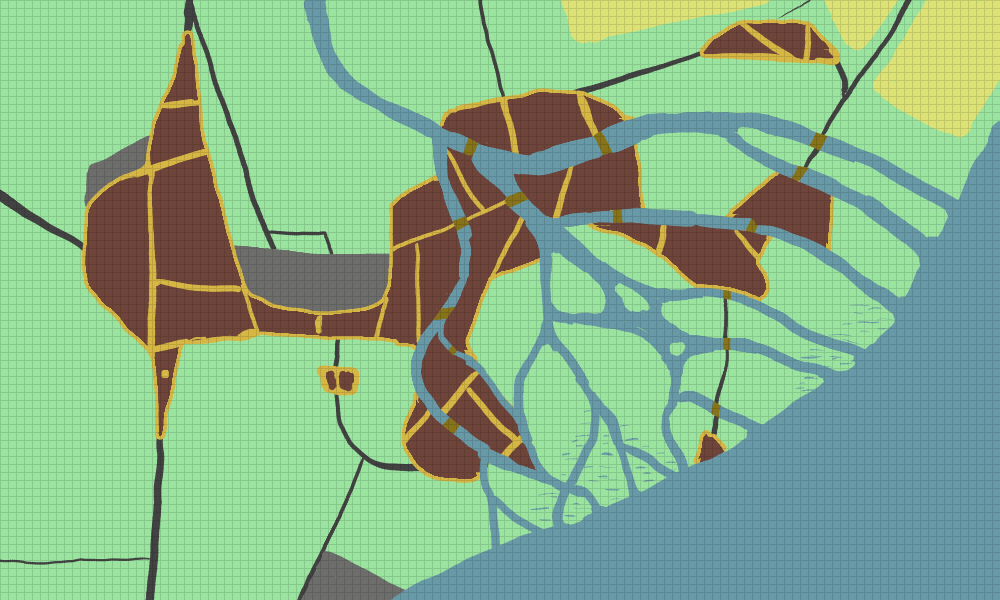

Rendered tile map (Tiled .tmx) drawn with the repository's tilesets; below, a short description and the map source with its tile grids summarised:
An orthogonal 125x75 tile map with 8x8 px tiles, 2 tile layers (base, grid), 2 tilesets, 1 image layer.

<map version="1.0" orientation="orthogonal" renderorder="right-down" width="125" height="75" tilewidth="8" tileheight="8" nextobjectid="1">
 <tileset firstgid="1" name="tileset" tilewidth="8" tileheight="8" tilecount="64" columns="8">
  <image source="../assets/tileset.png" width="64" height="64" />
 </tileset>
 <tileset firstgid="65" name="grid-tile" tilewidth="8" tileheight="8" tilecount="1" columns="1">
  <image source="../assets/grid-tile.png" width="8" height="8" />
 </tileset>
 <imagelayer name="fancy">
  <image source="../assets/delta-2.png" width="1000" height="600" />
 </imagelayer>
 <layer name="base" width="125" height="75" opacity="0">
  <data>[9375 cells, 9375 non-empty, 3 distinct tile ids]</data>
 </layer>
 <layer name="grid" width="125" height="75" opacity="0.125">
  <data>[9375 cells, 9375 non-empty, 1 distinct tile ids]</data>
 </layer>
</map>
